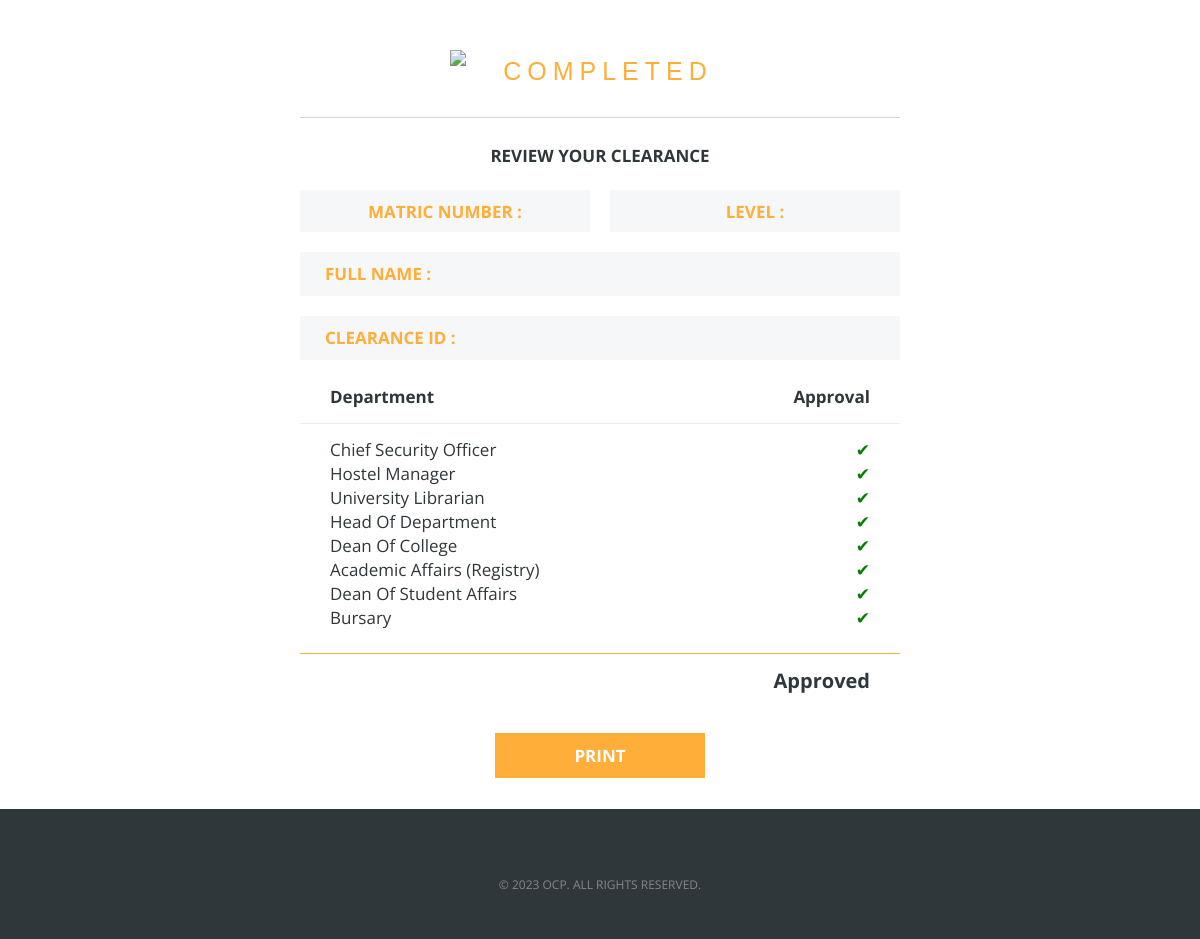
The page /email/views/index.php on the database its author committed.
### tables this page shows
CREATE TABLE `ocp_departments` (
  `id` int(11) NOT NULL,
  `department` varchar(30) NOT NULL,
  `password` varchar(32) NOT NULL DEFAULT '25d55ad283aa400af464c76d713c07ad'
);

### db_params.php (called while the page is built, shortened)
<?php
	$departments_tbl = "ocp_departments";
?>

### email/views/index.php (the view, shortened to what this page needs)
<!DOCTYPE html PUBLIC "-//W3C//DTD XHTML 1.0 Transitional//EN" "http://www.w3.org/TR/xhtml1/DTD/xhtml1-transitional.dtd">
<html xmlns="http://www.w3.org/1999/xhtml">
  <head>
  </head>
  <body style="margin:0px; padding:0px;" bgcolor="#ffffff">
    <table width="100%" border="0" cellspacing="0" cellpadding="0" bgcolor="#ffffff">
      <tr>
        <td align="center" valign="top"  bgcolor="#ffffff">
          <table width="600" cellpadding="0" cellspacing="0" border="0" align="center" class="em_main_table" style="table-layout:fixed;">
            <tr>
              <td valign="top" class="em_aside">
                <table width="100%" border="0" cellspacing="0" cellpadding="0">
                  <tr>
                    <td height="50" class="em_height">&nbsp;</td>
                  </tr>
                  <tr>
                    <td valign="middle" align="center"><img src="https://images.assetsdelivery.com/compings_v2/solarus/solarus2002/solarus200200136.jpg" width="300"  alt="COMPLETED" style="display:block; font-family:Arial, sans-serif; letter-spacing:6px; font-size:25px; line-height:42px; color:#feae39;max-width:398px;" class="em_full_img" border="0" /></td>
                  </tr>
                  <tr>
                    <td height="25" class="em_height">&nbsp;</td>
                  </tr>
                  <tr>
                    <td height="1" bgcolor="#d6d7d8" style="font-size:0px;line-height:0px;"><img src="https://www.sendwithus.com/assets/img/emailmonks/images/spacer.gif" width="1" height="1" alt="" style="display:block;" border="0" /></td>
                  </tr>
                  <tr>
                    <td height="27" class="em_height">&nbsp;</td>
                  </tr>
                  <tr>
                    <td valign="top" align="center" style="font-family:'Open Sans', Arial, sans-serif; font-size:17px;line-height:22px; font-weight:bold; color:#30373b; text-transform:uppercase;">Review your clearance</td>
                  </tr>
                  <tr>
                    <td height="23" class="em_height">&nbsp;</td>
                  </tr>
                  <tr>
                    <td valign="top">
                      <table width="100%" border="0" cellspacing="0" cellpadding="0">
                        <tr>
                          <td valign="top">
                            <table width="290" border="0" cellspacing="0" cellpadding="0" align="left" class="em_wrapper" bgcolor="#f6f7f8">
                              <tr>
                                <td align="center" valign="middle" class="em_font1" height="42" style="font-family:'Open Sans', Arial, sans-serif; font-size:17px; font-weight:bold; color:#30373b; text-transform:uppercase;">
                                  <span style="color:#feae39;">matric number :</span> <?php echo $_GET["matric_no"]; ?>
                                </td>
                              </tr>
                            </table>
                            <table width="290" border="0" cellspacing="0" cellpadding="0" align="right" class="em_wrapper">
                              <tr>
                                <td valign="top" class="em_pad_top">
                                  <table width="100%" border="0" cellspacing="0" cellpadding="0"  bgcolor="#f6f7f8" >
                                    <tr>
                                      <td align="center" valign="middle" class="em_font1" height="42" style="font-family:'Open Sans', Arial, sans-serif; font-size:17px; font-weight:bold; color:#30373b; text-transform:uppercase;">
                                        <span style="color:#feae39;">level :</span> <?php echo $_GET["level"]; ?>
                                      </td>
                                    </tr>
                                  </table>
                                </td>
                              </tr>
                            </table>
                          </td>
                        </tr>
                      </table>
                    </td>
                  </tr>
                  <tr>
                    <td height="20" style="font-size:1px; line-height:1px;">&nbsp;</td>
                  </tr>
                  <tr>
                    <td valign="top">
                      <table width="100%" border="0" cellspacing="0" cellpadding="0" bgcolor="#f6f7f8">
                        <tr>
                          <td width="25" class="em_space">&nbsp;</td>
                          <td valign="top">
                            <table width="100%" border="0" cellspacing="0" cellpadding="0">
                              <tr>
                                <td height="12" style="font-size:1px; line-height:1px;">&nbsp;</td>
                              </tr>
                              <tr>
                                <td align="left" valign="top"  class="em_font1" style="font-family:'Open Sans', Arial, sans-serif; font-size:17px; line-height:20px; font-weight:bold; color:#feae39; text-transform:uppercase;">full name : &nbsp;</td>
                              </tr>
                              <tr>
                                <td height="12" style="font-size:1px; line-height:1px;">&nbsp;</td>
                              </tr>
                            </table>
                          </td>
                          <td width="25" class="em_space">&nbsp;</td>
                        </tr>
                      </table>
                    </td>
                  </tr>
                  <tr>
                    <td height="20" class="em_height">&nbsp;</td>
                  </tr>
                  <tr>
                    <td valign="top">
                      <table width="100%" border="0" cellspacing="0" cellpadding="0" bgcolor="#f6f7f8">
                        <tr>
                          <td width="25" class="em_space">&nbsp;</td>
                          <td valign="top">
                            <table width="100%" border="0" cellspacing="0" cellpadding="0">
                              <tr>
                                <td height="12" style="font-size:1px; line-height:1px;">&nbsp;</td>
                              </tr>
                              <tr>
                                <td align="left" valign="top"  class="em_font1" style="font-family:'Open Sans', Arial, sans-serif; font-size:17px; line-height:20px; font-weight:bold; color:#feae39; text-transform:uppercase;">clearance id : &nbsp;<span style=" color:#30373b;"><?php echo $_GET['uniqid']; ?></span></td>
                              </tr>
                              <tr>
                                <td height="12" style="font-size:1px; line-height:1px;">&nbsp;</td>
                              </tr>
                            </table>
                          </td>
                          <td width="25" class="em_space">&nbsp;</td>
                        </tr>
                      </table>
                    </td>
                  </tr>
                  <tr>
                    <td height="25" class="em_height">&nbsp;</td>
                  </tr>
                  <tr>
                    <td valign="top">
                      <table width="100%" border="0" cellspacing="0" cellpadding="0">
                        <tr>
                          <td valign="top">
                            <table width="100%" border="0" cellspacing="0" cellpadding="0" align="center">
                              <tr>
                                <td width="30" class="em_hide">&nbsp;</td>
                                <td width="255" valign="top" align="left" style="font-family:'Open Sans', Arial, sans-serif; font-size:17px; line-height:24px; color:#30373b; font-weight:bold;">Department</td>
                                <td width="5"></td>
                                <td width="138" class="em_hide"></td>
                                <td width="5"></td>
                                <td align="right" class="em_width75" style="font-family:'Open Sans', Arial, sans-serif; font-size:17px; line-height:24px; color:#30373b; font-weight:bold;">Approval</td>
                                <td width="30" class="em_hide">&nbsp;</td>
                              </tr>
                            </table>
                          </td>
                        </tr>
                        <tr>
                          <td height="14" style="font-size:1px; line-height:1px;">&nbsp;</td>
                        </tr>
                        <tr>
                          <td height="1" bgcolor="#eaebeb" style="font-size:0px;line-height:0px;"></td>
                        </tr>
                        <tr>
                          <td height="14" style="font-size:1px; line-height:1px;">&nbsp;</td>
                        </tr>
                        <?php
                          $company = "OCP";
                          require "../../db_params.php";
                          $conn = mysqli_connect($servername, $username, $password, $database);
                          $sql = "SELECT department FROM {$departments_tbl} ORDER BY id";
                          $result = $conn->query($sql);
                          $departments = mysqli_fetch_all($result, MYSQLI_ASSOC);
                          for($i=0;$i < count($departments); $i++){ ?>
                        <tr>
                          <td valign="top">
                            <table width="100%" border="0" cellspacing="0" cellpadding="0" align="center">
                              <tr>
                                <td width="30" class="em_hide">&nbsp;</td>
                                <td width="255" valign="top" align="left" style="font-family:'Open Sans', Arial, sans-serif; font-size:17px; line-height:24px; color:#30373b;text-transform: capitalize"><?php echo $departments[$i]["department"]; ?></td>
                                <td width="5"></td>
                                 <td width="138" class="em_hide"></td>
                                <td width="5"></td>
                                <td align="right" valign="top" class="em_width75" style="font-family:'Open Sans', Arial, sans-serif; font-size:17px; line-height:24px; color:#30373b;"><span style="color: green;">&#10004;</span></td>
                                <td width="30" class="em_hide">&nbsp;</td>
                              </tr>
                            </table>
                          </td>
                        </tr>
                        <?php } ?>
                        <tr>
                          <td height="14" style="font-size:1px; line-height:1px;">&nbsp;</td>
                        </tr>
                        <tr>
                          <td height="9" class="em_hide" style="font-size:1px; line-height:1px;">&nbsp;</td>
                        </tr>
                        <tr>
                          <td height="1" bgcolor="#feae39" style="font-size:0px;line-height:0px;"></td>
                        </tr>
                        <tr>
                          <td height="15" style="font-size:1px; line-height:1px;">&nbsp;</td>
                        </tr>
                        <tr>
                          <td valign="top">
                            <table width="100%" border="0" cellspacing="0" cellpadding="0" align="center">
                              <tr>
                                <td align="right" style="font-family:'Open Sans', Arial, sans-serif; font-size:20px; line-height:24px; color:#30373b; font-weight:bold;">Approved</td>
                                <td width="30" class="em_hide">&nbsp;</td>
                              </tr>
                            </table>
                          </td>
                        </tr>
                        <tr>
                          <td height="28" class="em_height">&nbsp;</td>
                        </tr>
                      </table>
                    </td>
                  </tr>
                  <tr>
                    <td height="12" style="font-size:1px; line-height:1px;">&nbsp;</td>
                  </tr>
                  <tr>
                    <td valign="top" align="center">
                      <table width="210" border="0" cellspacing="0" cellpadding="0" align="center">
                        <tr>
                          <td valign="middle" align="center" height="45" bgcolor="#feae39" style="font-family:'Open Sans', Arial, sans-serif; font-size:17px; font-weight:bold; color:#ffffff; text-transform:uppercase;"><a href="#" target="_blank" style="line-height:45px; display:block; color:#ffffff; text-decoration:none;" onclick="window.print()">Print</a></td>
                        </tr>
                      </table>
                    </td>
                  </tr>
                  <tr>
                    <td height="31" class="em_height">&nbsp;</td>
                  </tr>
                </table>
              </td>
            </tr>
          </table>
        </td>
      </tr>
      <tr>
        <td align="center" valign="top"  bgcolor="#30373b" class="em_aside">
          <table width="600" cellpadding="0" cellspacing="0" border="0" align="center" class="em_main_table" style="table-layout:fixed;">
            <tr>
              <td height="35" class="em_height">&nbsp;</td>
            </tr>
            <tr>
              <td height="22" class="em_height">&nbsp;</td>
            </tr>
            <tr>
              <td height="10" style="font-size:1px; line-height:1px;">&nbsp;</td>
            </tr>
            <tr>
              <td align="center" style="font-family:'Open Sans', Arial, sans-serif; font-size:12px; line-height:18px; color:#848789;text-transform:uppercase;">
                &copy; <?php echo date('Y') . " " .$company; ?>. All Rights Reserved.
              </td>
            </tr>
            <tr>
              <td height="10" style="font-size:1px; line-height:1px;">&nbsp;</td>
            </tr>
            <tr>
              <td height="35" class="em_height">&nbsp;</td>
            </tr>
          </table>
        </td>
      </tr>
    </table>
  </body>
</html>

### email/views/index.php (style rules this page uses)
body { -webkit-text-size-adjust: 100% !important; -ms-text-size-adjust: 100% !important; -webkit-font-smoothing: antialiased !important; }
img { border: 0 !important; outline: none !important; }
table { border-collapse: collapse; mso-table-lspace: 0px; mso-table-rspace: 0px; }
td, a, span { border-collapse: collapse; mso-line-height-rule: exactly; }

### rows shown on the page
ocp_departments: department "Chief Security Officer"
ocp_departments: department "Hostel Manager"
ocp_departments: department "University Librarian"
ocp_departments: department "Head Of Department"
ocp_departments: department "Dean Of College"
ocp_departments: department "Academic Affairs (Registry)"
ocp_departments: department "Dean Of Student Affairs"
ocp_departments: department "Bursary"

### other values the page prints
$company "OCP"
